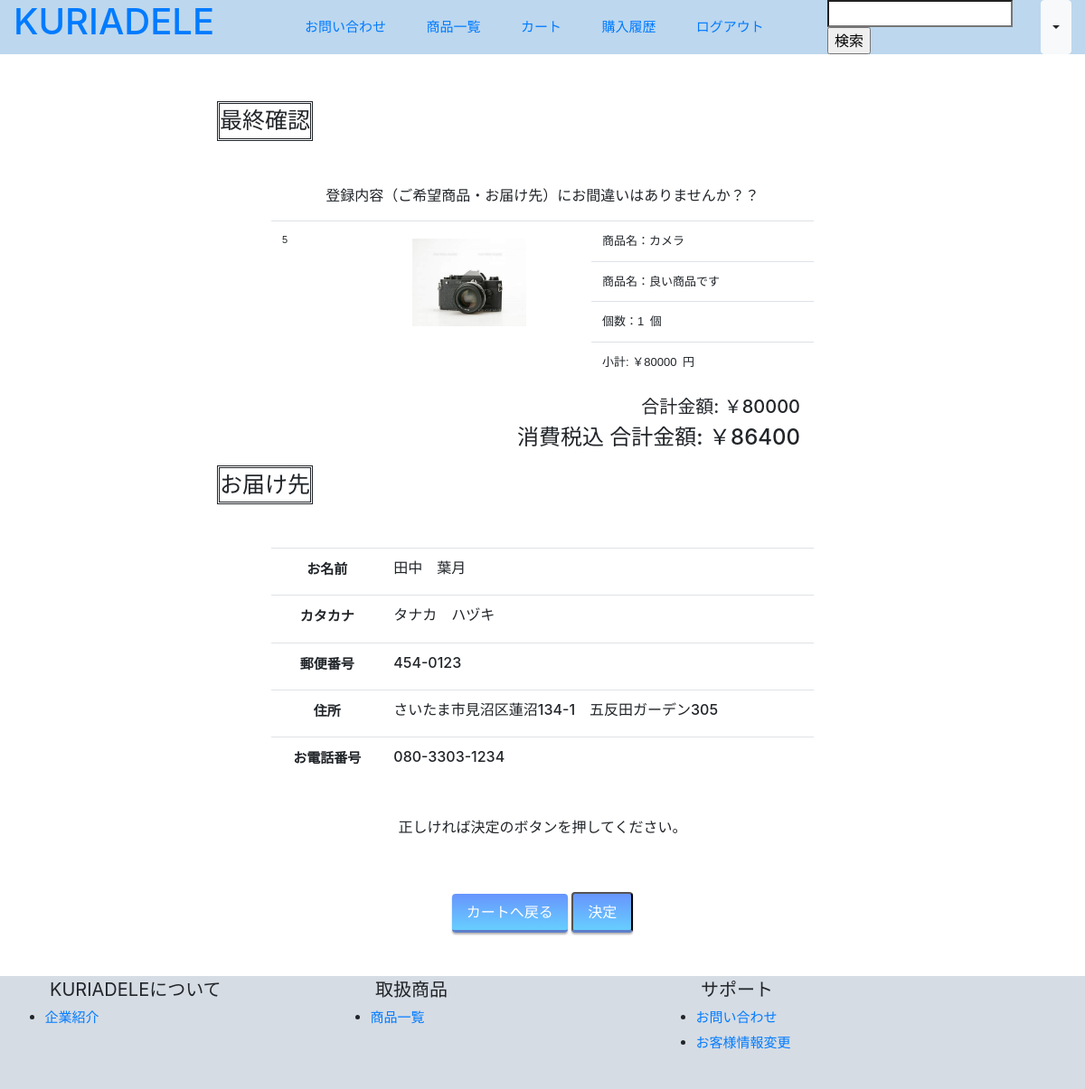
The app's page /check_mate.php (signed in) with its own data.
### tables this page shows
CREATE TABLE `carts` (
  `id` int(11) NOT NULL AUTO_INCREMENT,
  `customer_id` int(11) NOT NULL,
  `item_id` int(11) NOT NULL,
  `item_stock` int(11) NOT NULL,
  `number` int(11) NOT NULL,
  `created_at` timestamp NOT NULL DEFAULT CURRENT_TIMESTAMP ON UPDATE CURRENT_TIMESTAMP,
  PRIMARY KEY (`id`),
  KEY `customer_id` (`customer_id`),
  KEY `item_id` (`item_id`),
  CONSTRAINT `carts_ibfk_1` FOREIGN KEY (`customer_id`) REFERENCES `customers` (`id`) ON DELETE CASCADE ON UPDATE CASCADE,
  CONSTRAINT `carts_ibfk_2` FOREIGN KEY (`item_id`) REFERENCES `items` (`id`) ON DELETE CASCADE ON UPDATE CASCADE
);

CREATE TABLE `items` (
  `id` int(11) NOT NULL AUTO_INCREMENT,
  `name` varchar(255) NOT NULL,
  `image` varchar(255) NOT NULL,
  `price` int(11) NOT NULL,
  `stock` int(11) NOT NULL,
  `description` varchar(1000) NOT NULL,
  `created_at` timestamp NOT NULL DEFAULT CURRENT_TIMESTAMP ON UPDATE CURRENT_TIMESTAMP,
  `flag` int(11) NOT NULL,
  PRIMARY KEY (`id`)
);

### check_mate.php (called while the page is built, shortened)
<?php
    require_once 'daos/cart_dao.php';
    $login_customer = $_SESSION['login_customer'];
    $my_carts = CartDAO::get_my_carts($login_customer->id);
    include_once 'views/check_mate_view.php';
?>

### daos/cart_dao.php (called while the page is built, shortened)
<?php
    require_once 'models/cart.php';
    class CartDAO extends DAO{
        public static function get_my_carts($customer_id){
            $pdo = null;
            $stmp = null;
            try{
                $pdo = self::get_connection();
                $stmt = $pdo -> prepare("SELECT * FROM carts WHERE customer_id=:customer_id");
                $stmt->bindParam(':customer_id', $customer_id, PDO::PARAM_INT);
                $stmt->execute();
                $stmt->setFetchMode(PDO::FETCH_CLASS|PDO::FETCH_PROPS_LATE, 'Cart');
                $my_carts = $stmt->fetchAll();
                return $my_carts;
            }catch(PDOException $e){
                return "問題が発生しました<br>" . $e->getMessage();
            }finally{
               self::close_connection($pdo, $stmp);
            }
        }
        public static function get_total_price($carts){
            $total = 0;
            foreach($carts as $cart){
                $total += $cart->get_item()->price * $cart->number;
            }
            return $total;
        }
    }
?>

### daos/item_dao.php (called while the page is built, shortened)
<?php
    class ItemDAO extends DAO{
        public static function get_item_by_id($id){
            $pdo = null;
            $stmp = null;
            try{
                $pdo = self::get_connection();
                $stmt = $pdo->prepare('SELECT * FROM items WHERE id=:id');
                $stmt->bindParam(':id', $id , PDO::PARAM_INT);
                $stmt->execute();
                $stmt->setFetchMode(PDO::FETCH_CLASS|PDO::FETCH_PROPS_LATE, 'Item');
                $item = $stmt->fetch();
                return $item;
            }catch(PDOException $e){
                return null;
            }finally{
                self::close_connection($pdo, $stmp);
            }
        }
    }
?>

### models/cart.php (called while the page is built, shortened)
<?php
    require_once 'daos/item_dao.php';
    class Cart{
        public $item_id;
        public function __construct($customer_id='', $item_id='', $number=''){
            $this->item_id = $item_id;
        }
        public function get_item(){
            $item = ItemDAO::get_item_by_id($this->item_id);
            return $item;
        }
    }
?>

### views/check_mate_view.php (the view, shortened to what this page needs)
<!doctype html>
<html lang='ja'>
    <head>
        <link rel='stylesheet' href='index.css'>
        <link rel="stylesheet" href="https://stackpath.bootstrapcdn.com/bootstrap/4.5.2/css/bootstrap.min.css">
    </head>
    <body>
        <div class='container-fluid header fixed-top'>
            <div class='row'>
                <span class='col-lg-2 col-md-2 col-auto'>
                    <a href='mypage.php'><h1>KURIADELE</h1></a>
                </span>
                <span class='col-lg-7 col-md-5 d-none d-lg-block span_a'>
                    <a href='login_contact.php' class='span_b'>お問い合わせ</a>
                    <a href='login_product.php' class='span_b'>商品一覧</a>
                    <a href='cart.php' class='span_b'>カート</a>
                    <a href='purchases.php' class='span_b'>購入履歴</a>
                    <a href='logout.php' class='span_b'>ログアウト</a>
                </span>
                <div class='col-lg-3 col-md-5 col-auto span_c'>
                    <form method='GET' action='login_search.php'>
                        <input type='search' name='name' size='15'/>
                        <input type='submit' value='検索'/>
                    </form>
                    <button type="button" class="btn btn-light dropdown-toggle d-none d-sm-block" data-toggle="dropdown"></button>
                </div>
            </div>
        </div>
        <p class='body'>
            <p class='customer'>最終確認</p>
            <table class='container-fluid table col-lg-6'>
                <div class='row'>
                    <tbody>
                        <p class='message'>登録内容（ご希望商品・お届け先）にお間違いはありませんか？？</p>
                        <?php foreach($my_carts as $cart): ?>
                            <tr>
                                <td class='cart_td'><?= $cart->id ?></td>
                                <td class='table_img'><img src='upload/items/<?= $cart->get_item()->image ?>' class='img_td'></img></td>
                                <td class='table_td'>商品名：<?= $cart->get_item()->name ?></p></td>
                                <td class='table_td'>商品名：<?= $cart->get_item()->description ?></p></td>
                                <td class='table_td'>個数：<?= $cart->number ?>&ensp;個</p></td>
                                <td class='table_td'>小計: ￥<?= $cart->number * $cart->get_item()->price ?>&ensp;円</td>
                        <?php endforeach; ?>
            <div class='container-fluid table col-lg-6 table_money'>
                <h5>合計金額: ￥<?= CartDAO::get_total_price($my_carts) ?></h5>
                <h4>消費税込 合計金額: ￥<?= CartDAO::get_total_price($my_carts)* 1.08 ?>  </h4>
            </div>
            <div class='customer'>お届け先</div>
            <table class='container-fluid list table col-lg-6 col-6'>
                <div class='row'>
                    <tbody>
                        <tr>
                            <th class='top_c'>お名前</th><td><h6><?= $login_customer->name ?></h6></td>
                        </tr>
                        <tr>
                            <th class='top_c'>カタカナ</th><td><h6><?= $login_customer->kana_name ?></h6></td>
                        </tr>
                        <tr>
                            <th class='top_c'>郵便番号</th><td><h6><?= $login_customer->postal_code ?></h6></td>
                        </tr>
                        <tr>
                            <th class='top_c'>住所</th><td><h6><?= $login_customer->address ?></h6></td>
                        </tr>
                        <tr>
                            <th class='top_c'>お電話番号</th><td><h6><?= $login_customer->tel ?></h6></td>
                        </tr>
                    </tbody>
                </div>
            </table>
            <p class='message'>正しければ決定のボタンを押してください。</p>
            <div class='entry'>
                <p class='purchase'><a href='cart.php' class='btn-gradient'>カートへ戻る</a></p>
                <form method='POST' action='decide.php' class='purchase'>
                    <input type="submit" value="決定" class='btn-gradient'/>
                </form>
            </div>
        <div class='container-fluid footer'>
            <div class='row'>
                <ul><span class='col-lg-4'>KURIADELEについて</span><br>
                    <li><a href='login_company.php'>企業紹介</a></li>
                </ul>
                <ul><span class='col-lg-4'>取扱商品</span>
                    <li><a href='login_product.php'>商品一覧</a></li>
                </ul>
                <ul><span class='col-lg-4'>サポート</span>
                    <li><a href='login_contact.php'>お問い合わせ</a></li>
                    <li><a href='login_change.php'>お客様情報変更</a></li>
                </ul>
            </div>
        </div>
    </body>
</html>

### index.css (style rules this page uses)
.header { position:fixed; background-color: #BDD7EE; align-items: center; }
.span_a { font-size: 15px; text-align: right; margin: auto; }
.span_b { text-align: right; margin-right: 6%; }
.span_c { text-align: left; margin: auto; display: flex; }
.top_c { text-align: center; font-size: 15px; }
.body { padding: 4%; }
.customer { display: inline-block; font-size: 25px; border: double; margin-left: 20%; margin-bottom: 1%; text-align: center; }
.message { margin-top: 3%; text-align: center; }
.entry { text-align: center; margin-top: 5%; }
.btn-gradient { display: inline-block; padding: 0.5em 1em; text-decoration: none; border-radius: 4px; color: #ffffff; background-image: linear-gradient(#6795fd 0%, #67ceff 100%); box-shadow: 0px 2px 2px rgba(0, 0, 0, 0.29); border-bottom: solid 3px #5e7fca; margin-left: 0%; }
.purchase { display: inline; }
.footer { background-color: #D6DCE4; margin-top: 4%; padding-bottom: 2%; }
ul { width: 30%; font-size: 20px; }
li { font-size: 15px; margin-top: 5px; margin-left: 3%; }
.cart_td { font-size: 11px; font-family: sans-serif; width: 24%; }
.img_td { width: 68%; margin-top: 4%; }
.table_td { display: flex; font-family: sans-serif; font-size: 13px }
.table_img { width: 35%; }
.table_money { text-align: right; }
.list { margin-top: 3%; font-size: 11px; }

### records on screen
carts: id "5", item.image (picture), item.name "カメラ", item.description "良い商品です", number "1", $cart->number*$cart->get_item()->price "80000"

### other values on screen
CartDAO::get_total_price($my_carts) "80000"
CartDAO::get_total_price($my_carts)* 1.08 "86400"
$login_customer->name "田中 葉月"
$login_customer->kana_name "タナカ ハヅキ"
$login_customer->postal_code "454-0123"
$login_customer->address "さいたま市見沼区蓮沼134-1 五反田ガーデン305"
$login_customer->tel "080-3303-1234"
